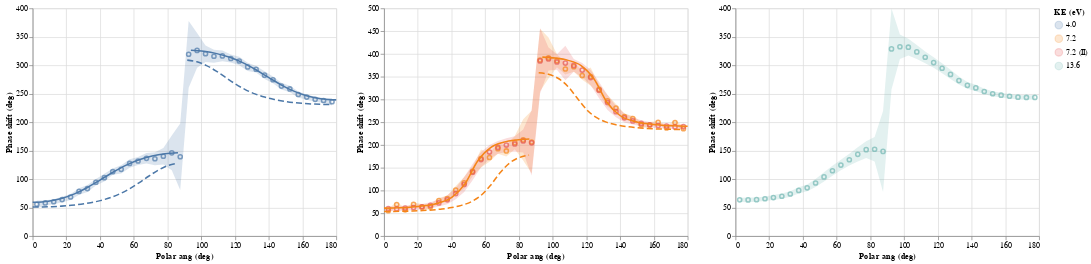

Notebook code cell kept with this figure:
### Code cell
base = {k: alt.Chart(data[k]) for k in ("Measured", "TDCASSCF", "Perturb")}

chart = alt.hconcat()
for ke in ("4.0", "7.2", "13.6"):
    fig = (
        base["Measured"].mark_area(opacity=0.2).encode(
            x="Polar ang (deg):Q",
            y=alt.Y("Phase shift fr (deg):Q", axis=alt.Axis(title="Phase shift (deg)")),
            y2="Phase shift to (deg):Q",
            color=alt.Color("Dataset / KE (eV):N", title="KE (eV)"),
        ).transform_filter(datum["KE (eV)"] == ke)
        + base["Measured"].mark_point().encode(
            x="Polar ang (deg)",
            y="Phase shift (deg)",
            color=alt.Color("Dataset / KE (eV):N", title="KE (eV)"),
        ).transform_filter(datum["KE (eV)"] == ke)
        + base["TDCASSCF"].mark_line(interpolate="monotone").encode(
            x="Polar ang (deg):Q",
            y="Phase shift (deg):Q",
            color="KE (eV):N",
        ).transform_filter(datum["KE (eV)"] == ke)
        + base["Perturb"].mark_line(interpolate="monotone", strokeDash=[8, 4]).encode(
            x="Polar ang (deg)",
            y="Phase shift (deg)",
            color="KE (eV):N",
        ).transform_filter(datum["KE (eV)"] == ke)
    )
    chart = chart | fig
chart

### Figure 1 — Vega-Lite specification as saved in the notebook (floating-point values rounded to 4 significant figures; data arrays with more than 128 entries replaced by an {"elided": "..."} marker saying what was removed)
{"$schema": "https://vega.github.io/schema/vega-lite/v2.6.0.json", "config": {"view": {"height": 300, "width": 400}}, "datasets": {"data-5fd1179faaf95b2c3183b5f75780943c": {"elided": "144 records"}, "data-789799f611a0d84ee323c4bef47e9963": {"elided": "1980 records"}, "data-9f784f47d8041aa747e5ab24a71f465b": [{"Amp": 0.003255, "Config": "sum[m]", "Cosine": 1, "Group": "G1430", "KE (eV)": "4.0", "Method": "TD-CASSCF", "Phase shift (deg)": 59.22, "Phase shift (rad)": 1.034, "Photon energy (eV)": 14.3, "Polar ang (deg)": 0, "Polar ang (rad)": 0, "Rel amp": 1, "Rel phase shift (rad)": 0}, {"Amp": 0.003151, "Config": "sum[m]", "Cosine": 1, "Group": "G1430", "KE (eV)": "4.0", "Method": "TD-CASSCF", "Phase shift (deg)": 61.23, "Phase shift (rad)": 1.069, "Photon energy (eV)": 14.3, "Polar ang (deg)": 9.344, "Polar ang (rad)": 0.1631, "Rel amp": 0.9979, "Rel phase shift (rad)": 0}, {"Amp": 0.002927, "Config": "sum[m]", "Cosine": 1, "Group": "G1430", "KE (eV)": "4.0", "Method": "TD-CASSCF", "Phase shift (deg)": 66.11, "Phase shift (rad)": 1.154, "Photon energy (eV)": 14.3, "Polar ang (deg)": 17.11, "Polar ang (rad)": 0.2986, "Rel amp": 0.9974, "Rel phase shift (rad)": 0}, {"Amp": 0.002637, "Config": "sum[m]", "Cosine": 1, "Group": "G1430", "KE (eV)": "4.0", "Method": "TD-CASSCF", "Phase shift (deg)": 74.11, "Phase shift (rad)": 1.294, "Photon energy (eV)": 14.3, "Polar ang (deg)": 24.81, "Polar ang (rad)": 0.433, "Rel amp": 0.9952, "Rel phase shift (rad)": 0}, {"Amp": 0.002348, "Config": "sum[m]", "Cosine": 1, "Group": "G1430", "KE (eV)": "4.0", "Method": "TD-CASSCF", "Phase shift (deg)": 85.26, "Phase shift (rad)": 1.488, "Photon energy (eV)": 14.3, "Polar ang (deg)": 32.49, "Polar ang (rad)": 0.5671, "Rel amp": 0.7511, "Rel phase shift (rad)": 0}, {"Amp": 0.002113, "Config": "sum[m]", "Cosine": 1, "Group": "G1430", "KE (eV)": "4.0", "Method": "TD-CASSCF", "Phase shift (deg)": 98.73, "Phase shift (rad)": 1.723, "Photon energy (eV)": 14.3, "Polar ang (deg)": 40.17, "Polar ang (rad)": 0.701, "Rel amp": 0.6886, "Rel phase shift (rad)": 0}, {"Amp": 0.001941, "Config": "sum[m]", "Cosine": 1, "Group": "G1430", "KE (eV)": "4.0", "Method": "TD-CASSCF", "Phase shift (deg)": 112.5, "Phase shift (rad)": 1.964, "Photon energy (eV)": 14.3, "Polar ang (deg)": 47.84, "Polar ang (rad)": 0.8349, "Rel amp": 0.8821, "Rel phase shift (rad)": 0}, {"Amp": 0.001783, "Config": "sum[m]", "Cosine": 1, "Group": "G1430", "KE (eV)": "4.0", "Method": "TD-CASSCF", "Phase shift (deg)": 124.6, "Phase shift (rad)": 2.175, "Photon energy (eV)": 14.3, "Polar ang (deg)": 55.51, "Polar ang (rad)": 0.9687, "Rel amp": 0.8815, "Rel phase shift (rad)": 0}, {"Amp": 0.001567, "Config": "sum[m]", "Cosine": 1, "Group": "G1430", "KE (eV)": "4.0", "Method": "TD-CASSCF", "Phase shift (deg)": 134.0, "Phase shift (rad)": 2.338, "Photon energy (eV)": 14.3, "Polar ang (deg)": 63.17, "Polar ang (rad)": 1.103, "Rel amp": 0.4442, "Rel phase shift (rad)": 0}, {"Amp": 0.001245, "Config": "sum[m]", "Cosine": 1, "Group": "G1430", "KE (eV)": "4.0", "Method": "TD-CASSCF", "Phase shift (deg)": 140.5, "Phase shift (rad)": 2.452, "Photon energy (eV)": 14.3, "Polar ang (deg)": 70.84, "Polar ang (rad)": 1.236, "Rel amp": 0.2954, "Rel phase shift (rad)": 0}, {"Amp": 0.0008064, "Config": "sum[m]", "Cosine": 1, "Group": "G1430", "KE (eV)": "4.0", "Method": "TD-CASSCF", "Phase shift (deg)": 144.5, "Phase shift (rad)": 2.522, "Photon energy (eV)": 14.3, "Polar ang (deg)": 78.5, "Polar ang (rad)": 1.37, "Rel amp": 0.2371, "Rel phase shift (rad)": 0}, {"Amp": 0.0002796, "Config": "sum[m]", "Cosine": 1, "Group": "G1430", "KE (eV)": "4.0", "Method": "TD-CASSCF", "Phase shift (deg)": 146.5, "Phase shift (rad)": 2.556, "Photon energy (eV)": 14.3, "Polar ang (deg)": 86.17, "Polar ang (rad)": 1.504, "Rel amp": 0.2149, "Rel phase shift (rad)": 0}, {"Amp": 0, "Config": "sum[m]", "Cosine": null, "Group": "G1430", "KE (eV)": "4.0", "Method": "TD-CASSCF", "Phase shift (deg)": null, "Phase shift (rad)": null, "Photon energy (eV)": 14.3, "Polar ang (deg)": 90, "Polar ang (rad)": 1.571, "Rel amp": 0, "Rel phase shift (rad)": null}, {"Amp": 0.0002796, "Config": "sum[m]", "Cosine": 1, "Group": "G1430", "KE (eV)": "4.0", "Method": "TD-CASSCF", "Phase shift (deg)": 326.5, "Phase shift (rad)": 5.698, "Photon energy (eV)": 14.3, "Polar ang (deg)": 93.83, "Polar ang (rad)": 1.638, "Rel amp": 0.2149, "Rel phase shift (rad)": 0}, {"Amp": 0.0008064, "Config": "sum[m]", "Cosine": 1, "Group": "G1430", "KE (eV)": "4.0", "Method": "TD-CASSCF", "Phase shift (deg)": 324.5, "Phase shift (rad)": 5.664, "Photon energy (eV)": 14.3, "Polar ang (deg)": 101.5, "Polar ang (rad)": 1.771, "Rel amp": 0.2371, "Rel phase shift (rad)": 0}, {"Amp": 0.001245, "Config": "sum[m]", "Cosine": 1, "Group": "G1430", "KE (eV)": "4.0", "Method": "TD-CASSCF", "Phase shift (deg)": 320.5, "Phase shift (rad)": 5.593, "Photon energy (eV)": 14.3, "Polar ang (deg)": 109.2, "Polar ang (rad)": 1.905, "Rel amp": 0.2954, "Rel phase shift (rad)": 0}, {"Amp": 0.001567, "Config": "sum[m]", "Cosine": 1, "Group": "G1430", "KE (eV)": "4.0", "Method": "TD-CASSCF", "Phase shift (deg)": 314.0, "Phase shift (rad)": 5.48, "Photon energy (eV)": 14.3, "Polar ang (deg)": 116.8, "Polar ang (rad)": 2.039, "Rel amp": 0.4442, "Rel phase shift (rad)": 0}, {"Amp": 0.001783, "Config": "sum[m]", "Cosine": 1, "Group": "G1430", "KE (eV)": "4.0", "Method": "TD-CASSCF", "Phase shift (deg)": 304.6, "Phase shift (rad)": 5.317, "Photon energy (eV)": 14.3, "Polar ang (deg)": 124.5, "Polar ang (rad)": 2.173, "Rel amp": 0.8815, "Rel phase shift (rad)": 0}, {"Amp": 0.001941, "Config": "sum[m]", "Cosine": 1, "Group": "G1430", "KE (eV)": "4.0", "Method": "TD-CASSCF", "Phase shift (deg)": 292.5, "Phase shift (rad)": 5.106, "Photon energy (eV)": 14.3, "Polar ang (deg)": 132.2, "Polar ang (rad)": 2.307, "Rel amp": 0.8821, "Rel phase shift (rad)": 0}, {"Amp": 0.002113, "Config": "sum[m]", "Cosine": 1, "Group": "G1430", "KE (eV)": "4.0", "Method": "TD-CASSCF", "Phase shift (deg)": 278.7, "Phase shift (rad)": 4.865, "Photon energy (eV)": 14.3, "Polar ang (deg)": 139.8, "Polar ang (rad)": 2.441, "Rel amp": 0.6886, "Rel phase shift (rad)": 0}, {"Amp": 0.002348, "Config": "sum[m]", "Cosine": 1, "Group": "G1430", "KE (eV)": "4.0", "Method": "TD-CASSCF", "Phase shift (deg)": 265.3, "Phase shift (rad)": 4.63, "Photon energy (eV)": 14.3, "Polar ang (deg)": 147.5, "Polar ang (rad)": 2.575, "Rel amp": 0.7511, "Rel phase shift (rad)": 0}, {"Amp": 0.002637, "Config": "sum[m]", "Cosine": 1, "Group": "G1430", "KE (eV)": "4.0", "Method": "TD-CASSCF", "Phase shift (deg)": 254.1, "Phase shift (rad)": 4.435, "Photon energy (eV)": 14.3, "Polar ang (deg)": 155.2, "Polar ang (rad)": 2.709, "Rel amp": 0.9952, "Rel phase shift (rad)": 0}, {"Amp": 0.002927, "Config": "sum[m]", "Cosine": 1, "Group": "G1430", "KE (eV)": "4.0", "Method": "TD-CASSCF", "Phase shift (deg)": 246.1, "Phase shift (rad)": 4.295, "Photon energy (eV)": 14.3, "Polar ang (deg)": 162.9, "Polar ang (rad)": 2.843, "Rel amp": 0.9974, "Rel phase shift (rad)": 0}, {"Amp": 0.003151, "Config": "sum[m]", "Cosine": 1, "Group": "G1430", "KE (eV)": "4.0", "Method": "TD-CASSCF", "Phase shift (deg)": 241.2, "Phase shift (rad)": 4.21, "Photon energy (eV)": 14.3, "Polar ang (deg)": 170.7, "Polar ang (rad)": 2.978, "Rel amp": 0.9979, "Rel phase shift (rad)": 0}, {"Amp": 0.003255, "Config": "sum[m]", "Cosine": 1, "Group": "G1430", "KE (eV)": "4.0", "Method": "TD-CASSCF", "Phase shift (deg)": 239.2, "Phase shift (rad)": 4.175, "Photon energy (eV)": 14.3, "Polar ang (deg)": 180.0, "Polar ang (rad)": 3.142, "Rel amp": 1, "Rel phase shift (rad)": 0}, {"Amp": 0.003513, "Config": "sum[m]", "Cosine": 1, "Group": "G1590", "KE (eV)": "7.2", "Method": "TD-CASSCF", "Phase shift (deg)": 61.31, "Phase shift (rad)": 1.07, "Photon energy (eV)": 15.9, "Polar ang (deg)": 0, "Polar ang (rad)": 0, "Rel amp": 1, "Rel phase shift (rad)": 0}, {"Amp": 0.003351, "Config": "sum[m]", "Cosine": 1, "Group": "G1590", "KE (eV)": "7.2", "Method": "TD-CASSCF", "Phase shift (deg)": 61.99, "Phase shift (rad)": 1.082, "Photon energy (eV)": 15.9, "Polar ang (deg)": 9.344, "Polar ang (rad)": 0.1631, "Rel amp": 0.9986, "Rel phase shift (rad)": 0}, {"Amp": 0.002984, "Config": "sum[m]", "Cosine": 1, "Group": "G1590", "KE (eV)": "7.2", "Method": "TD-CASSCF", "Phase shift (deg)": 63.71, "Phase shift (rad)": 1.112, "Photon energy (eV)": 15.9, "Polar ang (deg)": 17.11, "Polar ang (rad)": 0.2986, "Rel amp": 0.9957, "Rel phase shift (rad)": 0}, {"Amp": 0.00245, "Config": "sum[m]", "Cosine": 1, "Group": "G1590", "KE (eV)": "7.2", "Method": "TD-CASSCF", "Phase shift (deg)": 66.91, "Phase shift (rad)": 1.168, "Photon energy (eV)": 15.9, "Polar ang (deg)": 24.81, "Polar ang (rad)": 0.433, "Rel amp": 0.9925, "Rel phase shift (rad)": 0}, {"Amp": 0.001812, "Config": "sum[m]", "Cosine": 1, "Group": "G1590", "KE (eV)": "7.2", "Method": "TD-CASSCF", "Phase shift (deg)": 72.75, "Phase shift (rad)": 1.27, "Photon energy (eV)": 15.9, "Polar ang (deg)": 32.49, "Polar ang (rad)": 0.5671, "Rel amp": 0.9936, "Rel phase shift (rad)": 0}, {"Amp": 0.001164, "Config": "sum[m]", "Cosine": 1, "Group": "G1590", "KE (eV)": "7.2", "Method": "TD-CASSCF", "Phase shift (deg)": 84.72, "Phase shift (rad)": 1.479, "Photon energy (eV)": 15.9, "Polar ang (deg)": 40.17, "Polar ang (rad)": 0.701, "Rel amp": 0.9961, "Rel phase shift (rad)": 0}, {"Amp": 0.000664, "Config": "sum[m]", "Cosine": 1, "Group": "G1590", "KE (eV)": "7.2", "Method": "TD-CASSCF", "Phase shift (deg)": 113.9, "Phase shift (rad)": 1.988, "Photon energy (eV)": 15.9, "Polar ang (deg)": 47.84, "Polar ang (rad)": 0.8349, "Rel amp": 0.9567, "Rel phase shift (rad)": 0}, {"Amp": 0.0005571, "Config": "sum[m]", "Cosine": 1, "Group": "G1590", "KE (eV)": "7.2", "Method": "TD-CASSCF", "Phase shift (deg)": 164.9, "Phase shift (rad)": 2.878, "Photon energy (eV)": 15.9, "Polar ang (deg)": 55.51, "Polar ang (rad)": 0.9687, "Rel amp": 0.7186, "Rel phase shift (rad)": 0}, {"Amp": 0.0006808, "Config": "sum[m]", "Cosine": 1, "Group": "G1590", "KE (eV)": "7.2", "Method": "TD-CASSCF", "Phase shift (deg)": 194.2, "Phase shift (rad)": 3.39, "Photon energy (eV)": 15.9, "Polar ang (deg)": 63.17, "Polar ang (rad)": 1.103, "Rel amp": 0.4484, "Rel phase shift (rad)": 0}, {"Amp": 0.0006909, "Config": "sum[m]", "Cosine": 1, "Group": "G1590", "KE (eV)": "7.2", "Method": "TD-CASSCF", "Phase shift (deg)": 205.8, "Phase shift (rad)": 3.592, "Photon energy (eV)": 15.9, "Polar ang (deg)": 70.84, "Polar ang (rad)": 1.236, "Rel amp": 0.3715, "Rel phase shift (rad)": 0}, {"Amp": 0.0005128, "Config": "sum[m]", "Cosine": 1, "Group": "G1590", "KE (eV)": "7.2", "Method": "TD-CASSCF", "Phase shift (deg)": 210.9, "Phase shift (rad)": 3.68, "Photon energy (eV)": 15.9, "Polar ang (deg)": 78.5, "Polar ang (rad)": 1.37, "Rel amp": 0.3374, "Rel phase shift (rad)": 0}, {"Amp": 0.0001889, "Config": "sum[m]", "Cosine": 1, "Group": "G1590", "KE (eV)": "7.2", "Method": "TD-CASSCF", "Phase shift (deg)": 212.9, "Phase shift (rad)": 3.715, "Photon energy (eV)": 15.9, "Polar ang (deg)": 86.17, "Polar ang (rad)": 1.504, "Rel amp": 0.3232, "Rel phase shift (rad)": 0}, {"Amp": 0, "Config": "sum[m]", "Cosine": null, "Group": "G1590", "KE (eV)": "7.2", "Method": "TD-CASSCF", "Phase shift (deg)": null, "Phase shift (rad)": null, "Photon energy (eV)": 15.9, "Polar ang (deg)": 90, "Polar ang (rad)": 1.571, "Rel amp": 0, "Rel phase shift (rad)": null}, {"Amp": 0.0001889, "Config": "sum[m]", "Cosine": 1, "Group": "G1590", "KE (eV)": "7.2", "Method": "TD-CASSCF", "Phase shift (deg)": 392.9, "Phase shift (rad)": 6.857, "Photon energy (eV)": 15.9, "Polar ang (deg)": 93.83, "Polar ang (rad)": 1.638, "Rel amp": 0.3232, "Rel phase shift (rad)": 0}, {"Amp": 0.0005128, "Config": "sum[m]", "Cosine": 1, "Group": "G1590", "KE (eV)": "7.2", "Method": "TD-CASSCF", "Phase shift (deg)": 390.9, "Phase shift (rad)": 6.822, "Photon energy (eV)": 15.9, "Polar ang (deg)": 101.5, "Polar ang (rad)": 1.771, "Rel amp": 0.3374, "Rel phase shift (rad)": 0}, {"Amp": 0.0006909, "Config": "sum[m]", "Cosine": 1, "Group": "G1590", "KE (eV)": "7.2", "Method": "TD-CASSCF", "Phase shift (deg)": 385.8, "Phase shift (rad)": 6.734, "Photon energy (eV)": 15.9, "Polar ang (deg)": 109.2, "Polar ang (rad)": 1.905, "Rel amp": 0.3715, "Rel phase shift (rad)": 0}, {"Amp": 0.0006808, "Config": "sum[m]", "Cosine": 1, "Group": "G1590", "KE (eV)": "7.2", "Method": "TD-CASSCF", "Phase shift (deg)": 374.2, "Phase shift (rad)": 6.532, "Photon energy (eV)": 15.9, "Polar ang (deg)": 116.8, "Polar ang (rad)": 2.039, "Rel amp": 0.4484, "Rel phase shift (rad)": 0}, {"Amp": 0.0005571, "Config": "sum[m]", "Cosine": 1, "Group": "G1590", "KE (eV)": "7.2", "Method": "TD-CASSCF", "Phase shift (deg)": 344.9, "Phase shift (rad)": 6.019, "Photon energy (eV)": 15.9, "Polar ang (deg)": 124.5, "Polar ang (rad)": 2.173, "Rel amp": 0.7186, "Rel phase shift (rad)": 0}, {"Amp": 0.000664, "Config": "sum[m]", "Cosine": 1, "Group": "G1590", "KE (eV)": "7.2", "Method": "TD-CASSCF", "Phase shift (deg)": 293.9, "Phase shift (rad)": 5.13, "Photon energy (eV)": 15.9, "Polar ang (deg)": 132.2, "Polar ang (rad)": 2.307, "Rel amp": 0.9567, "Rel phase shift (rad)": 0}, {"Amp": 0.001164, "Config": "sum[m]", "Cosine": 1, "Group": "G1590", "KE (eV)": "7.2", "Method": "TD-CASSCF", "Phase shift (deg)": 264.7, "Phase shift (rad)": 4.62, "Photon energy (eV)": 15.9, "Polar ang (deg)": 139.8, "Polar ang (rad)": 2.441, "Rel amp": 0.9961, "Rel phase shift (rad)": 0}, {"Amp": 0.001812, "Config": "sum[m]", "Cosine": 1, "Group": "G1590", "KE (eV)": "7.2", "Method": "TD-CASSCF", "Phase shift (deg)": 252.8, "Phase shift (rad)": 4.411, "Photon energy (eV)": 15.9, "Polar ang (deg)": 147.5, "Polar ang (rad)": 2.575, "Rel amp": 0.9936, "Rel phase shift (rad)": 0}, {"Amp": 0.00245, "Config": "sum[m]", "Cosine": 1, "Group": "G1590", "KE (eV)": "7.2", "Method": "TD-CASSCF", "Phase shift (deg)": 246.9, "Phase shift (rad)": 4.309, "Photon energy (eV)": 15.9, "Polar ang (deg)": 155.2, "Polar ang (rad)": 2.709, "Rel amp": 0.9925, "Rel phase shift (rad)": 0}, {"Amp": 0.002984, "Config": "sum[m]", "Cosine": 1, "Group": "G1590", "KE (eV)": "7.2", "Method": "TD-CASSCF", "Phase shift (deg)": 243.7, "Phase shift (rad)": 4.254, "Photon energy (eV)": 15.9, "Polar ang (deg)": 162.9, "Polar ang (rad)": 2.843, "Rel amp": 0.9957, "Rel phase shift (rad)": 0}, {"Amp": 0.003351, "Config": "sum[m]", "Cosine": 1, "Group": "G1590", "KE (eV)": "7.2", "Method": "TD-CASSCF", "Phase shift (deg)": 242.0, "Phase shift (rad)": 4.223, "Photon energy (eV)": 15.9, "Polar ang (deg)": 170.7, "Polar ang (rad)": 2.978, "Rel amp": 0.9986, "Rel phase shift (rad)": 0}, {"Amp": 0.003513, "Config": "sum[m]", "Cosine": 1, "Group": "G1590", "KE (eV)": "7.2", "Method": "TD-CASSCF", "Phase shift (deg)": 241.3, "Phase shift (rad)": 4.212, "Photon energy (eV)": 15.9, "Polar ang (deg)": 180.0, "Polar ang (rad)": 3.142, "Rel amp": 1, "Rel phase shift (rad)": 0}, {"Amp": 0.003387, "Config": "sum[m]", "Cosine": 1, "Group": "G1910", "KE (eV)": "13.6", "Method": "TD-CASSCF", "Phase shift (deg)": 64.38, "Phase shift (rad)": 1.124, "Photon energy (eV)": 19.1, "Polar ang (deg)": 0, "Polar ang (rad)": 0, "Rel amp": 1, "Rel phase shift (rad)": 0}, {"Amp": 0.003253, "Config": "sum[m]", "Cosine": 1, "Group": "G1910", "KE (eV)": "13.6", "Method": "TD-CASSCF", "Phase shift (deg)": 65.16, "Phase shift (rad)": 1.137, "Photon energy (eV)": 19.1, "Polar ang (deg)": 9.344, "Polar ang (rad)": 0.1631, "Rel amp": 0.9989, "Rel phase shift (rad)": 0}, {"Amp": 0.002955, "Config": "sum[m]", "Cosine": 1, "Group": "G1910", "KE (eV)": "13.6", "Method": "TD-CASSCF", "Phase shift (deg)": 67.12, "Phase shift (rad)": 1.171, "Photon energy (eV)": 19.1, "Polar ang (deg)": 17.11, "Polar ang (rad)": 0.2986, "Rel amp": 0.997, "Rel phase shift (rad)": 0}, {"Amp": 0.00254, "Config": "sum[m]", "Cosine": 1, "Group": "G1910", "KE (eV)": "13.6", "Method": "TD-CASSCF", "Phase shift (deg)": 70.55, "Phase shift (rad)": 1.231, "Photon energy (eV)": 19.1, "Polar ang (deg)": 24.81, "Polar ang (rad)": 0.433, "Rel amp": 0.9969, "Rel phase shift (rad)": 0}, {"Amp": 0.002067, "Config": "sum[m]", "Cosine": 1, "Group": "G1910", "KE (eV)": "13.6", "Method": "TD-CASSCF", "Phase shift (deg)": 76.0, "Phase shift (rad)": 1.326, "Photon energy (eV)": 19.1, "Polar ang (deg)": 32.49, "Polar ang (rad)": 0.5671, "Rel amp": 0.9996, "Rel phase shift (rad)": 0}, {"Amp": 0.001604, "Config": "sum[m]", "Cosine": 1, "Group": "G1910", "KE (eV)": "13.6", "Method": "TD-CASSCF", "Phase shift (deg)": 84.24, "Phase shift (rad)": 1.47, "Photon energy (eV)": 19.1, "Polar ang (deg)": 40.17, "Polar ang (rad)": 0.701, "Rel amp": 0.8321, "Rel phase shift (rad)": 0}, {"Amp": 0.001209, "Config": "sum[m]", "Cosine": 1, "Group": "G1910", "KE (eV)": "13.6", "Method": "TD-CASSCF", "Phase shift (deg)": 95.99, "Phase shift (rad)": 1.675, "Photon energy (eV)": 19.1, "Polar ang (deg)": 47.84, "Polar ang (rad)": 0.8349, "Rel amp": 0.7565, "Rel phase shift (rad)": 0}, {"Amp": 0.0009136, "Config": "sum[m]", "Cosine": 1, "Group": "G1910", "KE (eV)": "13.6", "Method": "TD-CASSCF", "Phase shift (deg)": 110.8, "Phase shift (rad)": 1.934, "Photon energy (eV)": 19.1, "Polar ang (deg)": 55.51, "Polar ang (rad)": 0.9687, "Rel amp": 0.9057, "Rel phase shift (rad)": 0}, {"Amp": 0.000703, "Config": "sum[m]", "Cosine": 1, "Group": "G1910", "KE (eV)": "13.6", "Method": "TD-CASSCF", "Phase shift (deg)": 126.2, "Phase shift (rad)": 2.203, "Photon energy (eV)": 19.1, "Polar ang (deg)": 63.17, "Polar ang (rad)": 1.103, "Rel amp": 0.8329, "Rel phase shift (rad)": 0}, {"Amp": 0.0005252, "Config": "sum[m]", "Cosine": 1, "Group": "G1910", "KE (eV)": "13.6", "Method": "TD-CASSCF", "Phase shift (deg)": 138.7, "Phase shift (rad)": 2.422, "Photon energy (eV)": 19.1, "Polar ang (deg)": 70.84, "Polar ang (rad)": 1.236, "Rel amp": 0.4071, "Rel phase shift (rad)": 0}, {"Amp": 0.0003337, "Config": "sum[m]", "Cosine": 1, "Group": "G1910", "KE (eV)": "13.6", "Method": "TD-CASSCF", "Phase shift (deg)": 146.9, "Phase shift (rad)": 2.564, "Photon energy (eV)": 19.1, "Polar ang (deg)": 78.5, "Polar ang (rad)": 1.37, "Rel amp": 0.2871, "Rel phase shift (rad)": 0}, {"Amp": 0.0001153, "Config": "sum[m]", "Cosine": 1, "Group": "G1910", "KE (eV)": "13.6", "Method": "TD-CASSCF", "Phase shift (deg)": 150.8, "Phase shift (rad)": 2.632, "Photon energy (eV)": 19.1, "Polar ang (deg)": 86.17, "Polar ang (rad)": 1.504, "Rel amp": 0.2489, "Rel phase shift (rad)": 0}, {"Amp": 0, "Config": "sum[m]", "Cosine": null, "Group": "G1910", "KE (eV)": "13.6", "Method": "TD-CASSCF", "Phase shift (deg)": null, "Phase shift (rad)": null, "Photon energy (eV)": 19.1, "Polar ang (deg)": 90, "Polar ang (rad)": 1.571, "Rel amp": 0, "Rel phase shift (rad)": null}, {"Amp": 0.0001153, "Config": "sum[m]", "Cosine": 1, "Group": "G1910", "KE (eV)": "13.6", "Method": "TD-CASSCF", "Phase shift (deg)": 330.8, "Phase shift (rad)": 5.774, "Photon energy (eV)": 19.1, "Polar ang (deg)": 93.83, "Polar ang (rad)": 1.638, "Rel amp": 0.2489, "Rel phase shift (rad)": 0}, {"Amp": 0.0003337, "Config": "sum[m]", "Cosine": 1, "Group": "G1910", "KE (eV)": "13.6", "Method": "TD-CASSCF", "Phase shift (deg)": 326.9, "Phase shift (rad)": 5.706, "Photon energy (eV)": 19.1, "Polar ang (deg)": 101.5, "Polar ang (rad)": 1.771, "Rel amp": 0.2871, "Rel phase shift (rad)": 0}, {"Amp": 0.0005252, "Config": "sum[m]", "Cosine": 1, "Group": "G1910", "KE (eV)": "13.6", "Method": "TD-CASSCF", "Phase shift (deg)": 318.7, "Phase shift (rad)": 5.563, "Photon energy (eV)": 19.1, "Polar ang (deg)": 109.2, "Polar ang (rad)": 1.905, "Rel amp": 0.4071, "Rel phase shift (rad)": 0}, {"Amp": 0.000703, "Config": "sum[m]", "Cosine": 1, "Group": "G1910", "KE (eV)": "13.6", "Method": "TD-CASSCF", "Phase shift (deg)": 306.2, "Phase shift (rad)": 5.344, "Photon energy (eV)": 19.1, "Polar ang (deg)": 116.8, "Polar ang (rad)": 2.039, "Rel amp": 0.8329, "Rel phase shift (rad)": 0}, {"Amp": 0.0009136, "Config": "sum[m]", "Cosine": 1, "Group": "G1910", "KE (eV)": "13.6", "Method": "TD-CASSCF", "Phase shift (deg)": 290.8, "Phase shift (rad)": 5.076, "Photon energy (eV)": 19.1, "Polar ang (deg)": 124.5, "Polar ang (rad)": 2.173, "Rel amp": 0.9057, "Rel phase shift (rad)": 0}, {"Amp": 0.001209, "Config": "sum[m]", "Cosine": 1, "Group": "G1910", "KE (eV)": "13.6", "Method": "TD-CASSCF", "Phase shift (deg)": 276.0, "Phase shift (rad)": 4.817, "Photon energy (eV)": 19.1, "Polar ang (deg)": 132.2, "Polar ang (rad)": 2.307, "Rel amp": 0.7565, "Rel phase shift (rad)": 0}, {"Amp": 0.001604, "Config": "sum[m]", "Cosine": 1, "Group": "G1910", "KE (eV)": "13.6", "Method": "TD-CASSCF", "Phase shift (deg)": 264.2, "Phase shift (rad)": 4.612, "Photon energy (eV)": 19.1, "Polar ang (deg)": 139.8, "Polar ang (rad)": 2.441, "Rel amp": 0.8321, "Rel phase shift (rad)": 0}, {"Amp": 0.002067, "Config": "sum[m]", "Cosine": 1, "Group": "G1910", "KE (eV)": "13.6", "Method": "TD-CASSCF", "Phase shift (deg)": 256.0, "Phase shift (rad)": 4.468, "Photon energy (eV)": 19.1, "Polar ang (deg)": 147.5, "Polar ang (rad)": 2.575, "Rel amp": 0.9996, "Rel phase shift (rad)": 0}, {"Amp": 0.00254, "Config": "sum[m]", "Cosine": 1, "Group": "G1910", "KE (eV)": "13.6", "Method": "TD-CASSCF", "Phase shift (deg)": 250.6, "Phase shift (rad)": 4.373, "Photon energy (eV)": 19.1, "Polar ang (deg)": 155.2, "Polar ang (rad)": 2.709, "Rel amp": 0.9969, "Rel phase shift (rad)": 0}, {"Amp": 0.002955, "Config": "sum[m]", "Cosine": 1, "Group": "G1910", "KE (eV)": "13.6", "Method": "TD-CASSCF", "Phase shift (deg)": 247.1, "Phase shift (rad)": 4.313, "Photon energy (eV)": 19.1, "Polar ang (deg)": 162.9, "Polar ang (rad)": 2.843, "Rel amp": 0.997, "Rel phase shift (rad)": 0}, {"Amp": 0.003253, "Config": "sum[m]", "Cosine": 1, "Group": "G1910", "KE (eV)": "13.6", "Method": "TD-CASSCF", "Phase shift (deg)": 245.2, "Phase shift (rad)": 4.279, "Photon energy (eV)": 19.1, "Polar ang (deg)": 170.7, "Polar ang (rad)": 2.978, "Rel amp": 0.9989, "Rel phase shift (rad)": 0}, {"Amp": 0.003387, "Config": "sum[m]", "Cosine": 1, "Group": "G1910", "KE (eV)": "13.6", "Method": "TD-CASSCF", "Phase shift (deg)": 244.4, "Phase shift (rad)": 4.265, "Photon energy (eV)": 19.1, "Polar ang (deg)": 180.0, "Polar ang (rad)": 3.142, "Rel amp": 1, "Rel phase shift (rad)": 0}]}, "hconcat": [{"layer": [{"data": {"name": "data-5fd1179faaf95b2c3183b5f75780943c"}, "encoding": {"color": {"field": "Dataset / KE (eV)", "title": "KE (eV)", "type": "nominal"}, "x": {"field": "Polar ang (deg)", "type": "quantitative"}, "y": {"axis": {"title": "Phase shift (deg)"}, "field": "Phase shift fr (deg)", "type": "quantitative"}, "y2": {"field": "Phase shift to (deg)", "type": "quantitative"}}, "mark": {"opacity": 0.2, "type": "area"}, "transform": [{"filter": "(datum['KE (eV)'] === '4.0')"}]}, {"data": {"name": "data-5fd1179faaf95b2c3183b5f75780943c"}, "encoding": {"color": {"field": "Dataset / KE (eV)", "title": "KE (eV)", "type": "nominal"}, "x": {"field": "Polar ang (deg)", "type": "quantitative"}, "y": {"field": "Phase shift (deg)", "type": "quantitative"}}, "mark": "point", "transform": [{"filter": "(datum['KE (eV)'] === '4.0')"}]}, {"data": {"name": "data-9f784f47d8041aa747e5ab24a71f465b"}, "encoding": {"color": {"field": "KE (eV)", "type": "nominal"}, "x": {"field": "Polar ang (deg)", "type": "quantitative"}, "y": {"field": "Phase shift (deg)", "type": "quantitative"}}, "mark": {"interpolate": "monotone", "type": "line"}, "transform": [{"filter": "(datum['KE (eV)'] === '4.0')"}]}, {"data": {"name": "data-789799f611a0d84ee323c4bef47e9963"}, "encoding": {"color": {"field": "KE (eV)", "type": "nominal"}, "x": {"field": "Polar ang (deg)", "type": "quantitative"}, "y": {"field": "Phase shift (deg)", "type": "quantitative"}}, "mark": {"interpolate": "monotone", "strokeDash": [8, 4], "type": "line"}, "transform": [{"filter": "(datum['KE (eV)'] === '4.0')"}]}]}, {"layer": [{"data": {"name": "data-5fd1179faaf95b2c3183b5f75780943c"}, "encoding": {"color": {"field": "Dataset / KE (eV)", "title": "KE (eV)", "type": "nominal"}, "x": {"field": "Polar ang (deg)", "type": "quantitative"}, "y": {"axis": {"title": "Phase shift (deg)"}, "field": "Phase shift fr (deg)", "type": "quantitative"}, "y2": {"field": "Phase shift to (deg)", "type": "quantitative"}}, "mark": {"opacity": 0.2, "type": "area"}, "transform": [{"filter": "(datum['KE (eV)'] === '7.2')"}]}, {"data": {"name": "data-5fd1179faaf95b2c3183b5f75780943c"}, "encoding": {"color": {"field": "Dataset / KE (eV)", "title": "KE (eV)", "type": "nominal"}, "x": {"field": "Polar ang (deg)", "type": "quantitative"}, "y": {"field": "Phase shift (deg)", "type": "quantitative"}}, "mark": "point", "transform": [{"filter": "(datum['KE (eV)'] === '7.2')"}]}, {"data": {"name": "data-9f784f47d8041aa747e5ab24a71f465b"}, "encoding": {"color": {"field": "KE (eV)", "type": "nominal"}, "x": {"field": "Polar ang (deg)", "type": "quantitative"}, "y": {"field": "Phase shift (deg)", "type": "quantitative"}}, "mark": {"interpolate": "monotone", "type": "line"}, "transform": [{"filter": "(datum['KE (eV)'] === '7.2')"}]}, {"data": {"name": "data-789799f611a0d84ee323c4bef47e9963"}, "encoding": {"color": {"field": "KE (eV)", "type": "nominal"}, "x": {"field": "Polar ang (deg)", "type": "quantitative"}, "y": {"field": "Phase shift (deg)", "type": "quantitative"}}, "mark": {"interpolate": "monotone", "strokeDash": [8, 4], "type": "line"}, "transform": [{"filter": "(datum['KE (eV)'] === '7.2')"}]}]}, {"layer": [{"data": {"name": "data-5fd1179faaf95b2c3183b5f75780943c"}, "encoding": {"color": {"field": "Dataset / KE (eV)", "title": "KE (eV)", "type": "nominal"}, "x": {"field": "Polar ang (deg)", "type": "quantitative"}, "y": {"axis": {"title": "Phase shift (deg)"}, "field": "Phase shift fr (deg)", "type": "quantitative"}, "y2": {"field": "Phase shift to (deg)", "type": "quantitative"}}, "mark": {"opacity": 0.2, "type": "area"}, "transform": [{"filter": "(datum['KE (eV)'] === '13.6')"}]}, {"data": {"name": "data-5fd1179faaf95b2c3183b5f75780943c"}, "encoding": {"color": {"field": "Dataset / KE (eV)", "title": "KE (eV)", "type": "nominal"}, "x": {"field": "Polar ang (deg)", "type": "quantitative"}, "y": {"field": "Phase shift (deg)", "type": "quantitative"}}, "mark": "point", "transform": [{"filter": "(datum['KE (eV)'] === '13.6')"}]}, {"data": {"name": "data-9f784f47d8041aa747e5ab24a71f465b"}, "encoding": {"color": {"field": "KE (eV)", "type": "nominal"}, "x": {"field": "Polar ang (deg)", "type": "quantitative"}, "y": {"field": "Phase shift (deg)", "type": "quantitative"}}, "mark": {"interpolate": "monotone", "type": "line"}, "transform": [{"filter": "(datum['KE (eV)'] === '13.6')"}]}, {"data": {"name": "data-789799f611a0d84ee323c4bef47e9963"}, "encoding": {"color": {"field": "KE (eV)", "type": "nominal"}, "x": {"field": "Polar ang (deg)", "type": "quantitative"}, "y": {"field": "Phase shift (deg)", "type": "quantitative"}}, "mark": {"interpolate": "monotone", "strokeDash": [8, 4], "type": "line"}, "transform": [{"filter": "(datum['KE (eV)'] === '13.6')"}]}]}]}
